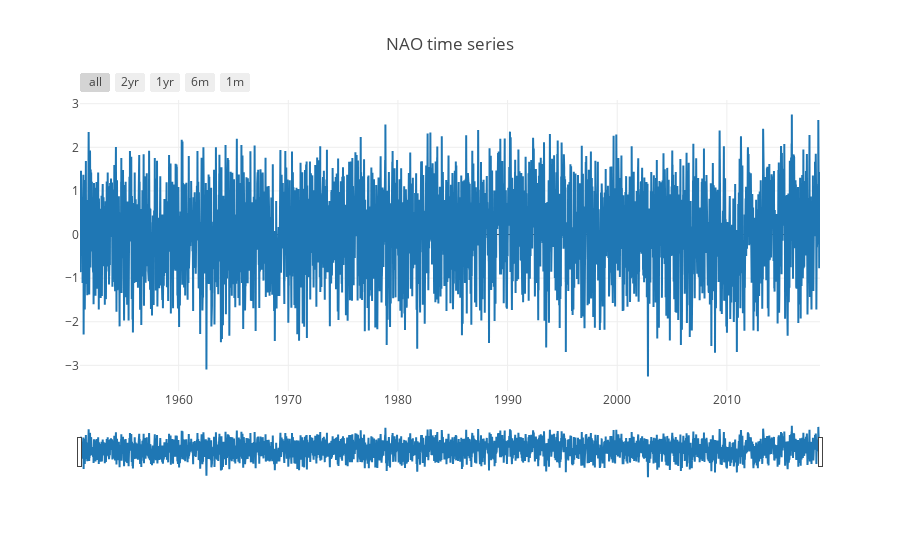

Notebook code cell kept with this figure:
### Markdown cell above
Get chart data and plot

### Code cell
df = get_data(DATA)
fig = chart(f'{DATA} time series', df)
iplot(fig)

### Figure 1 — Plotly figure (JSON) as saved in the notebook; plotly's stock layout.template omitted (floating-point values rounded to 4 significant figures; data arrays with more than 128 entries replaced by an {"elided": "..."} marker saying what was removed)
{"data": [{"name": "value", "type": "scatter", "uid": "d6c8ba86-a03e-11e8-8162-00215cc353c9", "x": {"elided": "24653 str values"}, "y": {"elided": "24653 float values"}}], "layout": {"title": "NAO time series", "xaxis": {"rangeselector": {"buttons": [{"step": "all"}, {"count": 24, "label": "2yr", "step": "month", "stepmode": "backward"}, {"count": 12, "label": "1yr", "step": "month", "stepmode": "backward"}, {"count": 6, "label": "6m", "step": "month", "stepmode": "backward"}, {"count": 1, "label": "1m", "step": "month", "stepmode": "backward"}]}, "rangeslider": {"visible": true}, "type": "date"}}}
